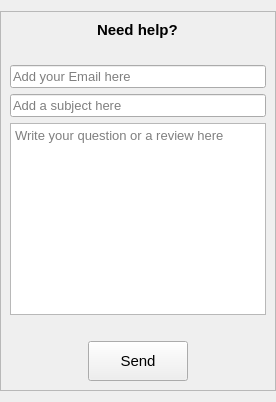
            <widget class="QWidget" name="page_5">
             <layout class="QVBoxLayout" name="verticalLayout_9">
              <property name="leftMargin">
               <number>0</number>
              </property>
              <property name="rightMargin">
               <number>0</number>
              </property>
              <item>
               <widget class="QFrame" name="frame_21">
                <property name="sizePolicy">
                 <sizepolicy hsizetype="Preferred" vsizetype="Expanding">
                  <horstretch>0</horstretch>
                  <verstretch>0</verstretch>
                 </sizepolicy>
                </property>
                <property name="frameShape">
                 <enum>QFrame::StyledPanel</enum>
                </property>
                <property name="frameShadow">
                 <enum>QFrame::Raised</enum>
                </property>
                <layout class="QVBoxLayout" name="verticalLayout_27">
                 <item alignment="Qt::AlignHCenter">
                  <widget class="QLabel" name="label_4">
                   <property name="font">
                    <font>
                     <pointsize>11</pointsize>
                     <bold>true</bold>
                    </font>
                   </property>
                   <property name="text">
                    <string>Need help?</string>
                   </property>
                  </widget>
                 </item>
                 <item>
                  <spacer name="verticalSpacer_4">
                   <property name="orientation">
                    <enum>Qt::Vertical</enum>
                   </property>
                   <property name="sizeType">
                    <enum>QSizePolicy::Fixed</enum>
                   </property>
                   <property name="sizeHint" stdset="0">
                    <size>
                     <width>20</width>
                     <height>20</height>
                    </size>
                   </property>
                  </spacer>
                 </item>
                 <item>
                  <widget class="QLineEdit" name="emailTxt">
                   <property name="font">
                    <font>
                     <pointsize>10</pointsize>
                    </font>
                   </property>
                   <property name="styleSheet">
                    <string notr="true"/>
                   </property>
                   <property name="placeholderText">
                    <string>Add your Email here</string>
                   </property>
                  </widget>
                 </item>
                 <item>
                  <widget class="QLineEdit" name="subjectTxt">
                   <property name="font">
                    <font>
                     <pointsize>10</pointsize>
                    </font>
                   </property>
                   <property name="styleSheet">
                    <string notr="true"/>
                   </property>
                   <property name="placeholderText">
                    <string>Add a subject here</string>
                   </property>
                  </widget>
                 </item>
                 <item>
                  <widget class="QPlainTextEdit" name="questionTxt">
                   <property name="maximumSize">
                    <size>
                     <width>16777215</width>
                     <height>16777215</height>
                    </size>
                   </property>
                   <property name="font">
                    <font>
                     <pointsize>10</pointsize>
                    </font>
                   </property>
                   <property name="styleSheet">
                    <string notr="true"/>
                   </property>
                   <property name="placeholderText">
                    <string>Write your question or a review here</string>
                   </property>
                  </widget>
                 </item>
                 <item>
                  <spacer name="verticalSpacer_5">
                   <property name="orientation">
                    <enum>Qt::Vertical</enum>
                   </property>
                   <property name="sizeType">
                    <enum>QSizePolicy::Fixed</enum>
                   </property>
                   <property name="sizeHint" stdset="0">
                    <size>
                     <width>20</width>
                     <height>20</height>
                    </size>
                   </property>
                  </spacer>
                 </item>
                 <item alignment="Qt::AlignHCenter">
                  <widget class="QPushButton" name="sendBtn">
                   <property name="minimumSize">
                    <size>
                     <width>100</width>
                     <height>40</height>
                    </size>
                   </property>
                   <property name="maximumSize">
                    <size>
                     <width>100</width>
                     <height>50</height>
                    </size>
                   </property>
                   <property name="font">
                    <font>
                     <pointsize>11</pointsize>
                    </font>
                   </property>
                   <property name="cursor">
                    <cursorShape>PointingHandCursor</cursorShape>
                   </property>
                   <property name="styleSheet">
                    <string notr="true"/>
                   </property>
                   <property name="text">
                    <string>Send</string>
                   </property>
                   <property name="icon">
                    <iconset>
                     <normaloff>../icons/send.svg</normaloff>../icons/send.svg</iconset>
                   </property>
                   <property name="iconSize">
                    <size>
                     <width>24</width>
                     <height>24</height>
                    </size>
                   </property>
                  </widget>
                 </item>
                </layout>
               </widget>
              </item>
             </layout>
            </widget>
